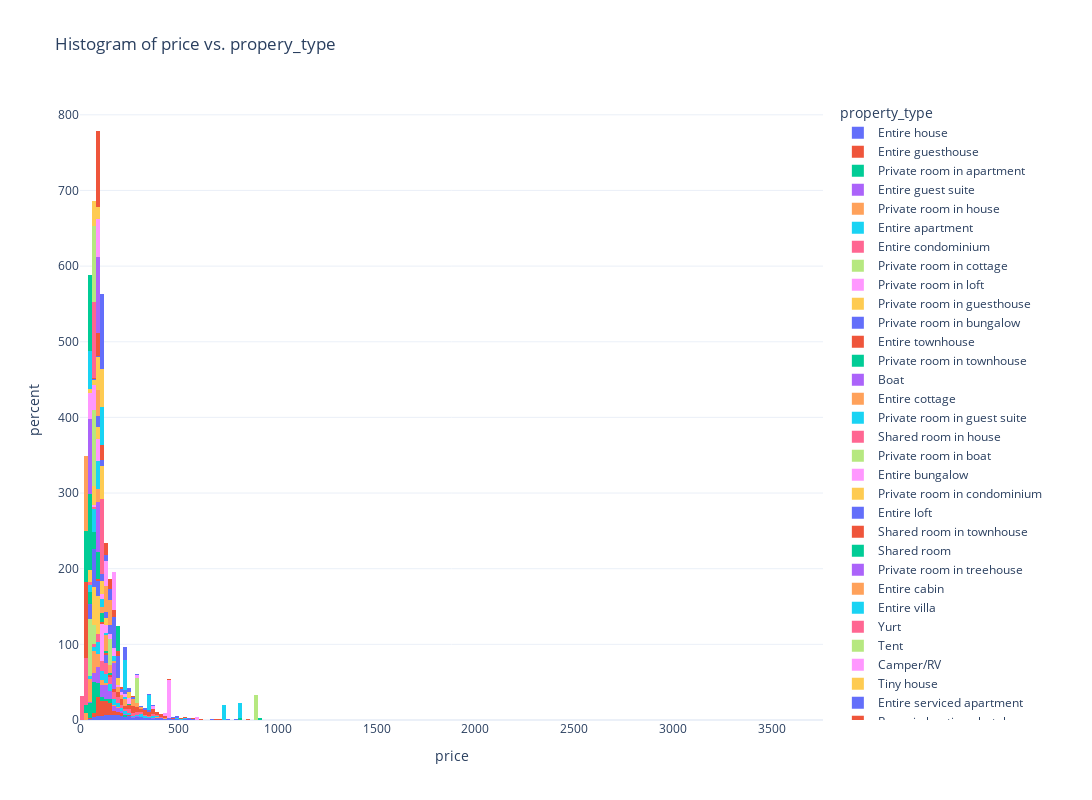

Notebook code for this chart:
### Markdown cell above
---

## Histogram

Take a glance at the following high correlation coefficient features.

`accommodates`, `bathrooms`, `bedrooms`, `beds`, `security_deposit`, `cleaning_fee`, `guests_included`, `extra_people`, `room_type`, `neighbourhood_group_cleansed`, `bed_type`, `cancellation_policy`

### Code cell
fig = px.histogram(listings.dropna(subset=['property_type'], axis=0), 
                   x='price', 
                   histnorm='percent',
                   color='property_type',
                   title='Histogram of price vs. propery_type')
fig.show()

### Figure 1 — Plotly figure (JSON) as saved in the notebook; plotly's stock layout.template omitted (floating-point values rounded to 4 significant figures; data arrays with more than 128 entries replaced by an {"elided": "..."} marker saying what was removed)
{"data": [{"alignmentgroup": "True", "bingroup": "x", "histnorm": "percent", "hovertemplate": "property_type=Entire house<br>price=%{x}<br>percent=%{y}<extra></extra>", "legendgroup": "Entire house", "marker": {"color": "#636efa"}, "name": "Entire house", "offsetgroup": "Entire house", "orientation": "v", "showlegend": true, "type": "histogram", "x": {"elided": "706 int values"}, "xaxis": "x", "yaxis": "y"}, {"alignmentgroup": "True", "bingroup": "x", "histnorm": "percent", "hovertemplate": "property_type=Entire guesthouse<br>price=%{x}<br>percent=%{y}<extra></extra>", "legendgroup": "Entire guesthouse", "marker": {"color": "#EF553B"}, "name": "Entire guesthouse", "offsetgroup": "Entire guesthouse", "orientation": "v", "showlegend": true, "type": "histogram", "x": {"elided": "169 int values"}, "xaxis": "x", "yaxis": "y"}, {"alignmentgroup": "True", "bingroup": "x", "histnorm": "percent", "hovertemplate": "property_type=Private room in apartment<br>price=%{x}<br>percent=%{y}<extra></extra>", "legendgroup": "Private room in apartment", "marker": {"color": "#00cc96"}, "name": "Private room in apartment", "offsetgroup": "Private room in apartment", "orientation": "v", "showlegend": true, "type": "histogram", "x": [75, 55, 60, 232, 75, 145, 72, 70, 72, 49, 49, 69, 99, 134, 140, 68, 74, 49, 77, 62, 55, 99, 88, 114, 87, 110, 57, 62, 800, 49, 900, 70, 71, 71, 71, 89, 40, 85, 81], "xaxis": "x", "yaxis": "y"}, {"alignmentgroup": "True", "bingroup": "x", "histnorm": "percent", "hovertemplate": "property_type=Entire guest suite<br>price=%{x}<br>percent=%{y}<extra></extra>", "legendgroup": "Entire guest suite", "marker": {"color": "#ab63fa"}, "name": "Entire guest suite", "offsetgroup": "Entire guest suite", "orientation": "v", "showlegend": true, "type": "histogram", "x": {"elided": "462 int values"}, "xaxis": "x", "yaxis": "y"}, {"alignmentgroup": "True", "bingroup": "x", "histnorm": "percent", "hovertemplate": "property_type=Private room in house<br>price=%{x}<br>percent=%{y}<extra></extra>", "legendgroup": "Private room in house", "marker": {"color": "#FFA15A"}, "name": "Private room in house", "offsetgroup": "Private room in house", "orientation": "v", "showlegend": true, "type": "histogram", "x": {"elided": "425 int values"}, "xaxis": "x", "yaxis": "y"}, {"alignmentgroup": "True", "bingroup": "x", "histnorm": "percent", "hovertemplate": "property_type=Entire apartment<br>price=%{x}<br>percent=%{y}<extra></extra>", "legendgroup": "Entire apartment", "marker": {"color": "#19d3f3"}, "name": "Entire apartment", "offsetgroup": "Entire apartment", "orientation": "v", "showlegend": true, "type": "histogram", "x": {"elided": "1213 int values"}, "xaxis": "x", "yaxis": "y"}, {"alignmentgroup": "True", "bingroup": "x", "histnorm": "percent", "hovertemplate": "property_type=Entire condominium<br>price=%{x}<br>percent=%{y}<extra></extra>", "legendgroup": "Entire condominium", "marker": {"color": "#FF6692"}, "name": "Entire condominium", "offsetgroup": "Entire condominium", "orientation": "v", "showlegend": true, "type": "histogram", "x": {"elided": "373 int values"}, "xaxis": "x", "yaxis": "y"}, {"alignmentgroup": "True", "bingroup": "x", "histnorm": "percent", "hovertemplate": "property_type=Private room in cottage<br>price=%{x}<br>percent=%{y}<extra></extra>", "legendgroup": "Private room in cottage", "marker": {"color": "#B6E880"}, "name": "Private room in cottage", "offsetgroup": "Private room in cottage", "orientation": "v", "showlegend": true, "type": "histogram", "x": [46, 56, 61, 50], "xaxis": "x", "yaxis": "y"}, {"alignmentgroup": "True", "bingroup": "x", "histnorm": "percent", "hovertemplate": "property_type=Private room in loft<br>price=%{x}<br>percent=%{y}<extra></extra>", "legendgroup": "Private room in loft", "marker": {"color": "#FF97FF"}, "name": "Private room in loft", "offsetgroup": "Private room in loft", "orientation": "v", "showlegend": true, "type": "histogram", "x": [118, 450], "xaxis": "x", "yaxis": "y"}, {"alignmentgroup": "True", "bingroup": "x", "histnorm": "percent", "hovertemplate": "property_type=Private room in guesthouse<br>price=%{x}<br>percent=%{y}<extra></extra>", "legendgroup": "Private room in guesthouse", "marker": {"color": "#FECB52"}, "name": "Private room in guesthouse", "offsetgroup": "Private room in guesthouse", "orientation": "v", "showlegend": true, "type": "histogram", "x": [90, 70, 99, 68], "xaxis": "x", "yaxis": "y"}, {"alignmentgroup": "True", "bingroup": "x", "histnorm": "percent", "hovertemplate": "property_type=Private room in bungalow<br>price=%{x}<br>percent=%{y}<extra></extra>", "legendgroup": "Private room in bungalow", "marker": {"color": "#636efa"}, "name": "Private room in bungalow", "offsetgroup": "Private room in bungalow", "orientation": "v", "showlegend": true, "type": "histogram", "x": [47, 75, 125, 91, 55, 69, 69, 83, 71, 72], "xaxis": "x", "yaxis": "y"}, {"alignmentgroup": "True", "bingroup": "x", "histnorm": "percent", "hovertemplate": "property_type=Entire townhouse<br>price=%{x}<br>percent=%{y}<extra></extra>", "legendgroup": "Entire townhouse", "marker": {"color": "#EF553B"}, "name": "Entire townhouse", "offsetgroup": "Entire townhouse", "orientation": "v", "showlegend": true, "type": "histogram", "x": {"elided": "186 int values"}, "xaxis": "x", "yaxis": "y"}, {"alignmentgroup": "True", "bingroup": "x", "histnorm": "percent", "hovertemplate": "property_type=Private room in townhouse<br>price=%{x}<br>percent=%{y}<extra></extra>", "legendgroup": "Private room in townhouse", "marker": {"color": "#00cc96"}, "name": "Private room in townhouse", "offsetgroup": "Private room in townhouse", "orientation": "v", "showlegend": true, "type": "histogram", "x": [82, 34, 46, 35, 75, 33, 69, 32, 92, 118, 109, 89, 90, 50, 54, 31, 84, 115, 91, 101, 109, 91, 42, 92, 115, 60, 49, 80, 106, 65, 75, 90, 150, 40, 55, 139, 40, 88, 84, 56, 85, 80, 65, 72, 89, 79, 85, 96, 85, 132, 85, 89, 79, 33, 69, 66, 44, 76, 35, 41, 65, 100, 88, 78, 92, 91, 69, 85, 65, 94, 256], "xaxis": "x", "yaxis": "y"}, {"alignmentgroup": "True", "bingroup": "x", "histnorm": "percent", "hovertemplate": "property_type=Boat<br>price=%{x}<br>percent=%{y}<extra></extra>", "legendgroup": "Boat", "marker": {"color": "#ab63fa"}, "name": "Boat", "offsetgroup": "Boat", "orientation": "v", "showlegend": true, "type": "histogram", "x": [167, 80, 90], "xaxis": "x", "yaxis": "y"}, {"alignmentgroup": "True", "bingroup": "x", "histnorm": "percent", "hovertemplate": "property_type=Entire cottage<br>price=%{x}<br>percent=%{y}<extra></extra>", "legendgroup": "Entire cottage", "marker": {"color": "#FFA15A"}, "name": "Entire cottage", "offsetgroup": "Entire cottage", "orientation": "v", "showlegend": true, "type": "histogram", "x": [149, 159, 269, 118, 99, 314, 110, 275, 125, 96, 290, 132, 80, 88, 293, 121, 153, 135, 222, 110, 122, 200, 90, 222, 155, 205, 121, 195, 98, 165, 225, 193, 276, 125], "xaxis": "x", "yaxis": "y"}, {"alignmentgroup": "True", "bingroup": "x", "histnorm": "percent", "hovertemplate": "property_type=Private room in guest suite<br>price=%{x}<br>percent=%{y}<extra></extra>", "legendgroup": "Private room in guest suite", "marker": {"color": "#19d3f3"}, "name": "Private room in guest suite", "offsetgroup": "Private room in guest suite", "orientation": "v", "showlegend": true, "type": "histogram", "x": [70, 88, 79, 92, 92, 59, 50, 222, 88, 93, 93, 100, 90, 84, 163, 49, 77, 77, 77, 77, 126, 170, 84, 74, 110, 79, 65, 86, 87, 102], "xaxis": "x", "yaxis": "y"}, {"alignmentgroup": "True", "bingroup": "x", "histnorm": "percent", "hovertemplate": "property_type=Shared room in house<br>price=%{x}<br>percent=%{y}<extra></extra>", "legendgroup": "Shared room in house", "marker": {"color": "#FF6692"}, "name": "Shared room in house", "offsetgroup": "Shared room in house", "orientation": "v", "showlegend": true, "type": "histogram", "x": [75, 40, 20, 23, 23, 32, 34, 35, 32, 32, 28, 28, 23, 23, 21, 20, 23, 23, 19, 19, 19, 19, 19, 21, 19, 19, 19, 19, 19, 19, 32, 32, 32, 32, 32], "xaxis": "x", "yaxis": "y"}, {"alignmentgroup": "True", "bingroup": "x", "histnorm": "percent", "hovertemplate": "property_type=Private room in boat<br>price=%{x}<br>percent=%{y}<extra></extra>", "legendgroup": "Private room in boat", "marker": {"color": "#B6E880"}, "name": "Private room in boat", "offsetgroup": "Private room in boat", "orientation": "v", "showlegend": true, "type": "histogram", "x": [150, 285, 895], "xaxis": "x", "yaxis": "y"}, {"alignmentgroup": "True", "bingroup": "x", "histnorm": "percent", "hovertemplate": "property_type=Entire bungalow<br>price=%{x}<br>percent=%{y}<extra></extra>", "legendgroup": "Entire bungalow", "marker": {"color": "#FF97FF"}, "name": "Entire bungalow", "offsetgroup": "Entire bungalow", "orientation": "v", "showlegend": true, "type": "histogram", "x": [165, 250, 116, 125, 425, 81, 97, 89, 143, 93, 119, 120, 180, 598, 80, 75, 125, 200, 170, 89, 85, 292, 225, 250, 82, 157, 170, 371], "xaxis": "x", "yaxis": "y"}, {"alignmentgroup": "True", "bingroup": "x", "histnorm": "percent", "hovertemplate": "property_type=Private room in condominium<br>price=%{x}<br>percent=%{y}<extra></extra>", "legendgroup": "Private room in condominium", "marker": {"color": "#FECB52"}, "name": "Private room in condominium", "offsetgroup": "Private room in condominium", "orientation": "v", "showlegend": true, "type": "histogram", "x": [54, 75, 95, 90, 110, 249, 40, 100, 197, 65, 66, 129], "xaxis": "x", "yaxis": "y"}, {"alignmentgroup": "True", "bingroup": "x", "histnorm": "percent", "hovertemplate": "property_type=Entire loft<br>price=%{x}<br>percent=%{y}<extra></extra>", "legendgroup": "Entire loft", "marker": {"color": "#636efa"}, "name": "Entire loft", "offsetgroup": "Entire loft", "orientation": "v", "showlegend": true, "type": "histogram", "x": [238, 175, 120, 185, 189, 183, 119, 90, 160, 100, 182, 127, 138, 175, 140, 171, 90, 236, 143, 178, 177, 182, 99, 165, 106, 90, 152, 92, 155, 165, 350, 176, 322, 270], "xaxis": "x", "yaxis": "y"}, {"alignmentgroup": "True", "bingroup": "x", "histnorm": "percent", "hovertemplate": "property_type=Shared room in townhouse<br>price=%{x}<br>percent=%{y}<extra></extra>", "legendgroup": "Shared room in townhouse", "marker": {"color": "#EF553B"}, "name": "Shared room in townhouse", "offsetgroup": "Shared room in townhouse", "orientation": "v", "showlegend": true, "type": "histogram", "x": [25], "xaxis": "x", "yaxis": "y"}, {"alignmentgroup": "True", "bingroup": "x", "histnorm": "percent", "hovertemplate": "property_type=Shared room<br>price=%{x}<br>percent=%{y}<extra></extra>", "legendgroup": "Shared room", "marker": {"color": "#00cc96"}, "name": "Shared room", "offsetgroup": "Shared room", "orientation": "v", "showlegend": true, "type": "histogram", "x": [55, 55, 55], "xaxis": "x", "yaxis": "y"}, {"alignmentgroup": "True", "bingroup": "x", "histnorm": "percent", "hovertemplate": "property_type=Private room in treehouse<br>price=%{x}<br>percent=%{y}<extra></extra>", "legendgroup": "Private room in treehouse", "marker": {"color": "#ab63fa"}, "name": "Private room in treehouse", "offsetgroup": "Private room in treehouse", "orientation": "v", "showlegend": true, "type": "histogram", "x": [50], "xaxis": "x", "yaxis": "y"}, {"alignmentgroup": "True", "bingroup": "x", "histnorm": "percent", "hovertemplate": "property_type=Entire cabin<br>price=%{x}<br>percent=%{y}<extra></extra>", "legendgroup": "Entire cabin", "marker": {"color": "#FFA15A"}, "name": "Entire cabin", "offsetgroup": "Entire cabin", "orientation": "v", "showlegend": true, "type": "histogram", "x": [95, 152, 133], "xaxis": "x", "yaxis": "y"}, {"alignmentgroup": "True", "bingroup": "x", "histnorm": "percent", "hovertemplate": "property_type=Entire villa<br>price=%{x}<br>percent=%{y}<extra></extra>", "legendgroup": "Entire villa", "marker": {"color": "#19d3f3"}, "name": "Entire villa", "offsetgroup": "Entire villa", "orientation": "v", "showlegend": true, "type": "histogram", "x": [725, 814, 238, 343, 222], "xaxis": "x", "yaxis": "y"}, {"alignmentgroup": "True", "bingroup": "x", "histnorm": "percent", "hovertemplate": "property_type=Yurt<br>price=%{x}<br>percent=%{y}<extra></extra>", "legendgroup": "Yurt", "marker": {"color": "#FF6692"}, "name": "Yurt", "offsetgroup": "Yurt", "orientation": "v", "showlegend": true, "type": "histogram", "x": [103], "xaxis": "x", "yaxis": "y"}, {"alignmentgroup": "True", "bingroup": "x", "histnorm": "percent", "hovertemplate": "property_type=Tent<br>price=%{x}<br>percent=%{y}<extra></extra>", "legendgroup": "Tent", "marker": {"color": "#B6E880"}, "name": "Tent", "offsetgroup": "Tent", "orientation": "v", "showlegend": true, "type": "histogram", "x": [65], "xaxis": "x", "yaxis": "y"}, {"alignmentgroup": "True", "bingroup": "x", "histnorm": "percent", "hovertemplate": "property_type=Camper/RV<br>price=%{x}<br>percent=%{y}<extra></extra>", "legendgroup": "Camper/RV", "marker": {"color": "#FF97FF"}, "name": "Camper/RV", "offsetgroup": "Camper/RV", "orientation": "v", "showlegend": true, "type": "histogram", "x": [135, 75, 40], "xaxis": "x", "yaxis": "y"}, {"alignmentgroup": "True", "bingroup": "x", "histnorm": "percent", "hovertemplate": "property_type=Tiny house<br>price=%{x}<br>percent=%{y}<extra></extra>", "legendgroup": "Tiny house", "marker": {"color": "#FECB52"}, "name": "Tiny house", "offsetgroup": "Tiny house", "orientation": "v", "showlegend": true, "type": "histogram", "x": [85, 81, 95, 104, 62, 84, 119, 117, 92, 111, 100, 112, 100, 50, 94, 85], "xaxis": "x", "yaxis": "y"}, {"alignmentgroup": "True", "bingroup": "x", "histnorm": "percent", "hovertemplate": "property_type=Entire serviced apartment<br>price=%{x}<br>percent=%{y}<extra></extra>", "legendgroup": "Entire serviced apartment", "marker": {"color": "#636efa"}, "name": "Entire serviced apartment", "offsetgroup": "Entire serviced apartment", "orientation": "v", "showlegend": true, "type": "histogram", "x": {"elided": "142 int values"}, "xaxis": "x", "yaxis": "y"}, {"alignmentgroup": "True", "bingroup": "x", "histnorm": "percent", "hovertemplate": "property_type=Room in boutique hotel<br>price=%{x}<br>percent=%{y}<extra></extra>", "legendgroup": "Room in boutique hotel", "marker": {"color": "#EF553B"}, "name": "Room in boutique hotel", "offsetgroup": "Room in boutique hotel", "orientation": "v", "showlegend": true, "type": "histogram", "x": [199, 109, 109, 189, 114, 114, 209, 189, 136, 103, 103, 156, 113, 130, 105, 141, 165, 101, 135, 166, 176, 156, 116, 126, 126, 156, 145, 170, 167, 139, 152, 181, 265, 81, 81, 142, 82, 82, 77, 84, 81, 82, 125, 81, 126, 83, 83, 84, 119, 99, 122, 99, 99, 99, 99, 99], "xaxis": "x", "yaxis": "y"}, {"alignmentgroup": "True", "bingroup": "x", "histnorm": "percent", "hovertemplate": "property_type=Private room in villa<br>price=%{x}<br>percent=%{y}<extra></extra>", "legendgroup": "Private room in villa", "marker": {"color": "#00cc96"}, "name": "Private room in villa", "offsetgroup": "Private room in villa", "orientation": "v", "showlegend": true, "type": "histogram", "x": [30, 180, 26], "xaxis": "x", "yaxis": "y"}, {"alignmentgroup": "True", "bingroup": "x", "histnorm": "percent", "hovertemplate": "property_type=Shared room in loft<br>price=%{x}<br>percent=%{y}<extra></extra>", "legendgroup": "Shared room in loft", "marker": {"color": "#ab63fa"}, "name": "Shared room in loft", "offsetgroup": "Shared room in loft", "orientation": "v", "showlegend": true, "type": "histogram", "x": [80], "xaxis": "x", "yaxis": "y"}, {"alignmentgroup": "True", "bingroup": "x", "histnorm": "percent", "hovertemplate": "property_type=Private room in earth house<br>price=%{x}<br>percent=%{y}<extra></extra>", "legendgroup": "Private room in earth house", "marker": {"color": "#FFA15A"}, "name": "Private room in earth house", "offsetgroup": "Private room in earth house", "orientation": "v", "showlegend": true, "type": "histogram", "x": [28], "xaxis": "x", "yaxis": "y"}, {"alignmentgroup": "True", "bingroup": "x", "histnorm": "percent", "hovertemplate": "property_type=Private room in tiny house<br>price=%{x}<br>percent=%{y}<extra></extra>", "legendgroup": "Private room in tiny house", "marker": {"color": "#19d3f3"}, "name": "Private room in tiny house", "offsetgroup": "Private room in tiny house", "orientation": "v", "showlegend": true, "type": "histogram", "x": [50, 100], "xaxis": "x", "yaxis": "y"}, {"alignmentgroup": "True", "bingroup": "x", "histnorm": "percent", "hovertemplate": "property_type=Shared room in apartment<br>price=%{x}<br>percent=%{y}<extra></extra>", "legendgroup": "Shared room in apartment", "marker": {"color": "#FF6692"}, "name": "Shared room in apartment", "offsetgroup": "Shared room in apartment", "orientation": "v", "showlegend": true, "type": "histogram", "x": [60], "xaxis": "x", "yaxis": "y"}, {"alignmentgroup": "True", "bingroup": "x", "histnorm": "percent", "hovertemplate": "property_type=Private room in serviced apartment<br>price=%{x}<br>percent=%{y}<extra></extra>", "legendgroup": "Private room in serviced apartment", "marker": {"color": "#B6E880"}, "name": "Private room in serviced apartment", "offsetgroup": "Private room in serviced apartment", "orientation": "v", "showlegend": true, "type": "histogram", "x": [77, 75], "xaxis": "x", "yaxis": "y"}, {"alignmentgroup": "True", "bingroup": "x", "histnorm": "percent", "hovertemplate": "property_type=Private room in bed and breakfast<br>price=%{x}<br>percent=%{y}<extra></extra>", "legendgroup": "Private room in bed and breakfast", "marker": {"color": "#FF97FF"}, "name": "Private room in bed and breakfast", "offsetgroup": "Private room in bed and breakfast", "orientation": "v", "showlegend": true, "type": "histogram", "x": [177, 92], "xaxis": "x", "yaxis": "y"}, {"alignmentgroup": "True", "bingroup": "x", "histnorm": "percent", "hovertemplate": "property_type=Room in aparthotel<br>price=%{x}<br>percent=%{y}<extra></extra>", "legendgroup": "Room in aparthotel", "marker": {"color": "#FECB52"}, "name": "Room in aparthotel", "offsetgroup": "Room in aparthotel", "orientation": "v", "showlegend": true, "type": "histogram", "x": [92, 108, 100, 77, 78, 101], "xaxis": "x", "yaxis": "y"}, {"alignmentgroup": "True", "bingroup": "x", "histnorm": "percent", "hovertemplate": "property_type=Private room in hostel<br>price=%{x}<br>percent=%{y}<extra></extra>", "legendgroup": "Private room in hostel", "marker": {"color": "#636efa"}, "name": "Private room in hostel", "offsetgroup": "Private room in hostel", "orientation": "v", "showlegend": true, "type": "histogram", "x": [114], "xaxis": "x", "yaxis": "y"}, {"alignmentgroup": "True", "bingroup": "x", "histnorm": "percent", "hovertemplate": "property_type=Private room<br>price=%{x}<br>percent=%{y}<extra></extra>", "legendgroup": "Private room", "marker": {"color": "#EF553B"}, "name": "Private room", "offsetgroup": "Private room", "orientation": "v", "showlegend": true, "type": "histogram", "x": [99], "xaxis": "x", "yaxis": "y"}, {"alignmentgroup": "True", "bingroup": "x", "histnorm": "percent", "hovertemplate": "property_type=1125<br>price=%{x}<br>percent=%{y}<extra></extra>", "legendgroup": "1125", "marker": {"color": "#00cc96"}, "name": "1125", "offsetgroup": "1125", "orientation": "v", "showlegend": true, "type": "histogram", "x": [43], "xaxis": "x", "yaxis": "y"}], "layout": {"barmode": "relative", "height": 800, "legend": {"title": {"text": "property_type"}, "tracegroupgap": 0}, "title": {"text": "Histogram of price vs. propery_type"}, "width": 1200, "xaxis": {"anchor": "y", "autorange": false, "domain": [0, 1], "range": [-0.5, 3760.0], "title": {"text": "price"}, "type": "linear"}, "yaxis": {"anchor": "x", "autorange": true, "domain": [0, 1], "range": [0, 819.6], "title": {"text": "percent"}}}}
